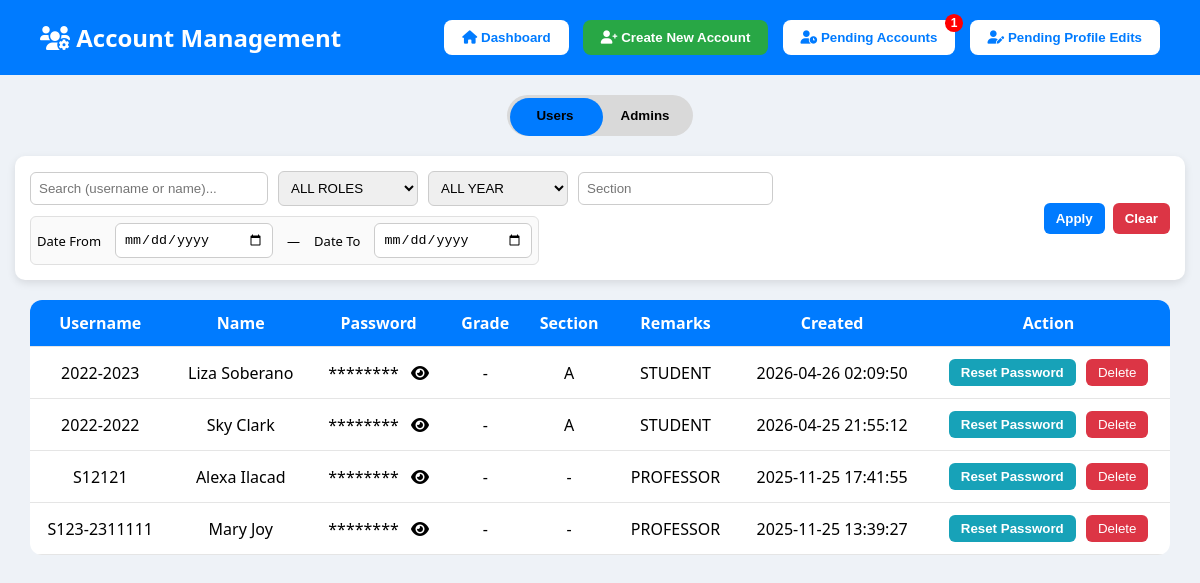
Page /account-management (signed in) on the committed database.
### tables this page shows
CREATE TABLE users (
    id INTEGER PRIMARY KEY AUTOINCREMENT,
    username TEXT NOT NULL UNIQUE,
    name TEXT NOT NULL,
    password TEXT NOT NULL,
    grade TEXT,
    section TEXT,
    remarks TEXT,
    role TEXT NOT NULL,
    status TEXT NOT NULL 
, created_at TEXT, email TEXT, contact TEXT, profile_pic TEXT, force_logout INTEGER DEFAULT 0, year TEXT);

### app.py (the view, shortened to what this page needs)
@app.route("/account-management")
def account_management():
    if "username" not in session or session.get("role") != "admin":
        return redirect(url_for("login"))
    account_type = request.args.get("type", "user")
    ensure_year_columns()
    with sqlite3.connect(DB_FILE) as conn:
        conn.row_factory = sqlite3.Row
        cur = conn.cursor()
        if account_type == "user":
            cur.execute("""
                SELECT id, username, name, password, year, section, role, created_at
                FROM users
                WHERE (role = 'user' OR role = 'professor')
                  AND status = 'active'
                ORDER BY id DESC
            """)
        data = [dict(row) for row in cur.fetchall()]
        cur.execute("""
            SELECT id, username, name, year, section, role, created_at
            FROM users
            WHERE status = 'pending'
            ORDER BY id DESC
        """)
        pending_accounts_for_modal = [dict(row) for row in cur.fetchall()]
    return render_template(
        "account_management.html",
        data=data,
        account_type=account_type,
        pending_accounts=pending_accounts_for_modal
    )

### templates/account_management.html (shortened to what this page needs)
<!DOCTYPE html>
<html lang="en">
<head>
<link rel="stylesheet" href="https://cdnjs.cloudflare.com/ajax/libs/font-awesome/6.0.0/css/all.min.css" />
</head>
<body>
<header>
    <h2><i class="fas fa-users-cog"></i> Account Management</h2>
    <div class="top-buttons">
        <button onclick="location.href='/admin'"><i class="fas fa-home"></i> Dashboard</button>
        <button id="createAccountBtn" class="create-account-main-btn">
            <i class="fas fa-user-plus"></i> Create New Account
        </button>
        <button id="pendingBtn" class="btn-badge">
            <i class="fas fa-user-clock"></i> Pending Accounts
            <span id="pendingCount" class="badge">0</span>
        </button>
        <button id="profileEditsBtn" class="btn-badge">
            <i class="fas fa-user-edit"></i> Pending Profile Edits
        </button>
    </div>
</header>
<div class="toggle-container">
    <div id="slider" class="switch-slider"></div>
    <button class="toggle-btn" onclick="switchType('user')">Users</button>
    <button class="toggle-btn" onclick="switchType('admin')">Admins</button>
</div>
<div id="userFilters" class="filter-box">
    <div class="filter-row" style="flex:1;">
        <input id="uSearch" placeholder="Search (username or name)..." style="min-width:220px;">
        <select id="uRole">
            <option value="">ALL ROLES</option>
        </select>
        <select id="uGrade">
            <option value="">ALL YEAR</option>
        </select>
        <input id="uSection" placeholder="Section">
        <div class="date-pair">
            <label style="font-size:13px;margin-right:6px;">Date From</label>
            <input id="uDateFrom" type="date">
            <label style="font-size:13px;margin:0 6px;">—</label>
            <label style="font-size:13px;margin-right:6px;">Date To</label>
            <input id="uDateTo" type="date">
        </div>
    </div>
    <div style="display:flex; gap:8px;">
        <button class="apply-btn" onclick="applyUserFilters()">Apply</button>
        <button class="clear-btn" onclick="clearUserFilters()">Clear</button>
    </div>
</div>
<table id="userTable">
<thead>
<tr>
    <th onclick="sortTable('userTable',0)">Username</th>
    <th onclick="sortTable('userTable',1)">Name</th>
    <th>Password</th>
    <th>Grade</th>
    <th>Section</th>
    <th>Remarks</th>
    <th>Created</th>
    <th>Action</th>
</tr>
</thead>
<tbody>
{% for user in data if user.role != 'admin' %}
<tr>
    <td>{{ user.username }}</td>
    <td>{{ user.name }}</td>
    <td>
        <span class="masked-password">********</span>
        <i class="fa fa-eye toggle-pass"></i>
    </td>
    <td>{{ user.grade or '-' }}</td>
    <td>{{ user.section or '-' }}</td>
    <td>{{ 'STUDENT' if user.role=='user' else user.role.upper() }}</td>
    <td>{{ user.created_at or '-' }}</td>
    <td>
        <button class="reset-btn"
                data-account-id="{{ user.id }}"
                data-account-type="user"
                data-username="{{ user.username }}"
                onclick="openResetPasswordModal(this)">
            Reset Password
        </button>
        <button class="delete-btn" data-user-id="{{ user.id }}" onclick="deleteUser(this)">Delete</button>
    </td>
</tr>
{% endfor %}
</tbody>
</table>
</body>
</html>

### templates/account_management.html (style rules this page uses)
.btn-badge { position: relative; display: inline-block; }
.btn-badge .badge { position: absolute; top: -6px; right: -8px; background: red; color: white; font-size: 12px; font-weight: bold; padding: 2px 6px; border-radius: 50%; display: none; }
body { font-family:'Segoe UI',sans-serif; background:#eef2f7; margin:0; padding:0; }
header { background:#007bff;color:white;padding:20px 40px; display:flex; justify-content:space-between; align-items:center; }
header h2 { margin:0; }
.top-buttons button { margin-left:10px; padding:10px 18px; border:none; border-radius:8px; cursor:pointer; background:white; color:#007bff; font-weight:600; }
.toggle-container { width:180px; background:#d9d9d9; margin:20px auto; padding:3px; border-radius:30px; position:relative; display:flex; justify-content:space-between; }
.toggle-btn { width:50%; padding:10px 0; border:none; background:none; cursor:pointer; font-weight:bold; z-index:2; }
.switch-slider { position:absolute; top:3px; width:50%; height:38px; background:#007bff; border-radius:30px; transition:.3s; left:3px; }
table { width:95%; margin:20px auto; border-collapse:collapse; background:white; border-radius:12px; overflow:hidden; }
th, td { padding:12px; border-bottom:1px solid #e5e5e5; text-align:center; vertical-align:middle; }
th { background:#007bff; color:white; cursor:pointer; }
.delete-btn { background:#dc3545; padding:6px 12px; border:none; border-radius:6px; color:white; cursor:pointer; }
.toggle-pass { cursor:pointer; margin-left:8px; }
.filter-box { width:95%; margin:10px auto; background:white; padding:15px; display:flex; gap:10px; border-radius:10px; box-shadow:0 3px 8px rgba(0,0,0,.1); align-items:center; flex-wrap:wrap; }
.filter-box input, .filter-box select { padding:8px; border-radius:6px; border:1px solid #ccc; min-width:140px; }
.date-pair { display:flex; gap:8px; align-items:center; background:#fafafa; padding:6px; border-radius:6px; border:1px solid #e0e0e0; }
.apply-btn, .clear-btn { padding:8px 12px; border-radius:6px; border:none; cursor:pointer; font-weight:600; }
.apply-btn { background:#007bff; color:white; }
.clear-btn { background-color: #dc3545; color: white; }
.create-account-main-btn { background:#28a745 !important; color:white !important; }
.reset-btn { background:#17a2b8; padding:6px 12px; border:none; border-radius:6px; color:white; cursor:pointer; margin-right:6px; font-weight:600; }
.filter-row { display:flex; gap:10px; align-items:center; flex-wrap:wrap; width:100%; }

### rows in the picture
users: username "2022-2023", name "Liza Soberano", grade "-", section "A", role "STUDENT", created_at "2026-04-26 02:09:50"
users: username "2022-2022", name "Sky Clark", grade "-", section "A", role "STUDENT", created_at "2026-04-25 21:55:12"
users: username "S12121", name "Alexa Ilacad", grade "-", section "-", role "PROFESSOR", created_at "2025-11-25 17:41:55"
users: username "S123-2311111", name "Mary Joy", grade "-", section "-", role "PROFESSOR", created_at "2025-11-25 13:39:27"
